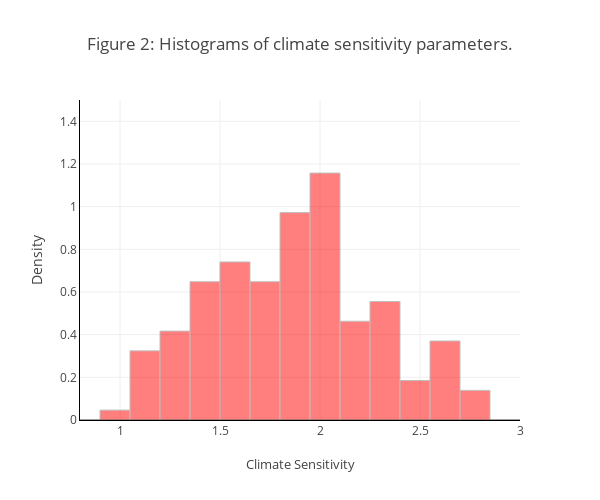

Here is the notebook cell this chart was saved with:
### Markdown cell above
# 2 Uncertain climate dynamics


## 2.1  approximation to climate dynamics


We use exponentially weighted average of each of response functions as coefficients $\{\theta_\ell\}_{\ell=1}^L$ in our computations. 
The discount rate $\delta=0.01$ and the number of climate models $L = 144$.

The histogram of those coefficients are represented below:

### Code cell
from src.plots import plot2
plot2()

### Figure 1 — Plotly figure (JSON) as saved in the notebook; plotly's stock layout.template omitted (floating-point values rounded to 4 significant figures; data arrays with more than 128 entries replaced by an {"elided": "..."} marker saying what was removed)
{"data": [{"histnorm": "probability density", "legendgroup": "1", "marker": {"color": "red", "line": {"color": "grey", "width": 1}}, "name": "baseline", "opacity": 0.5, "showlegend": false, "type": "histogram", "x": {"elided": "144 float values"}, "xbins": {"size": 0.15}}], "layout": {"height": 500, "plot_bgcolor": "white", "title": {"text": "Figure 2: Histograms of climate sensitivity parameters."}, "width": 600, "xaxis": {"linecolor": "black", "linewidth": 1, "range": [0.8, 3], "showgrid": true, "showline": true, "title": {"font": {"size": 13}, "text": "Climate Sensitivity"}}, "yaxis": {"linecolor": "black", "linewidth": 1, "range": [0, 1.5], "showgrid": true, "showline": true, "title": {"text": "Density"}}}}
